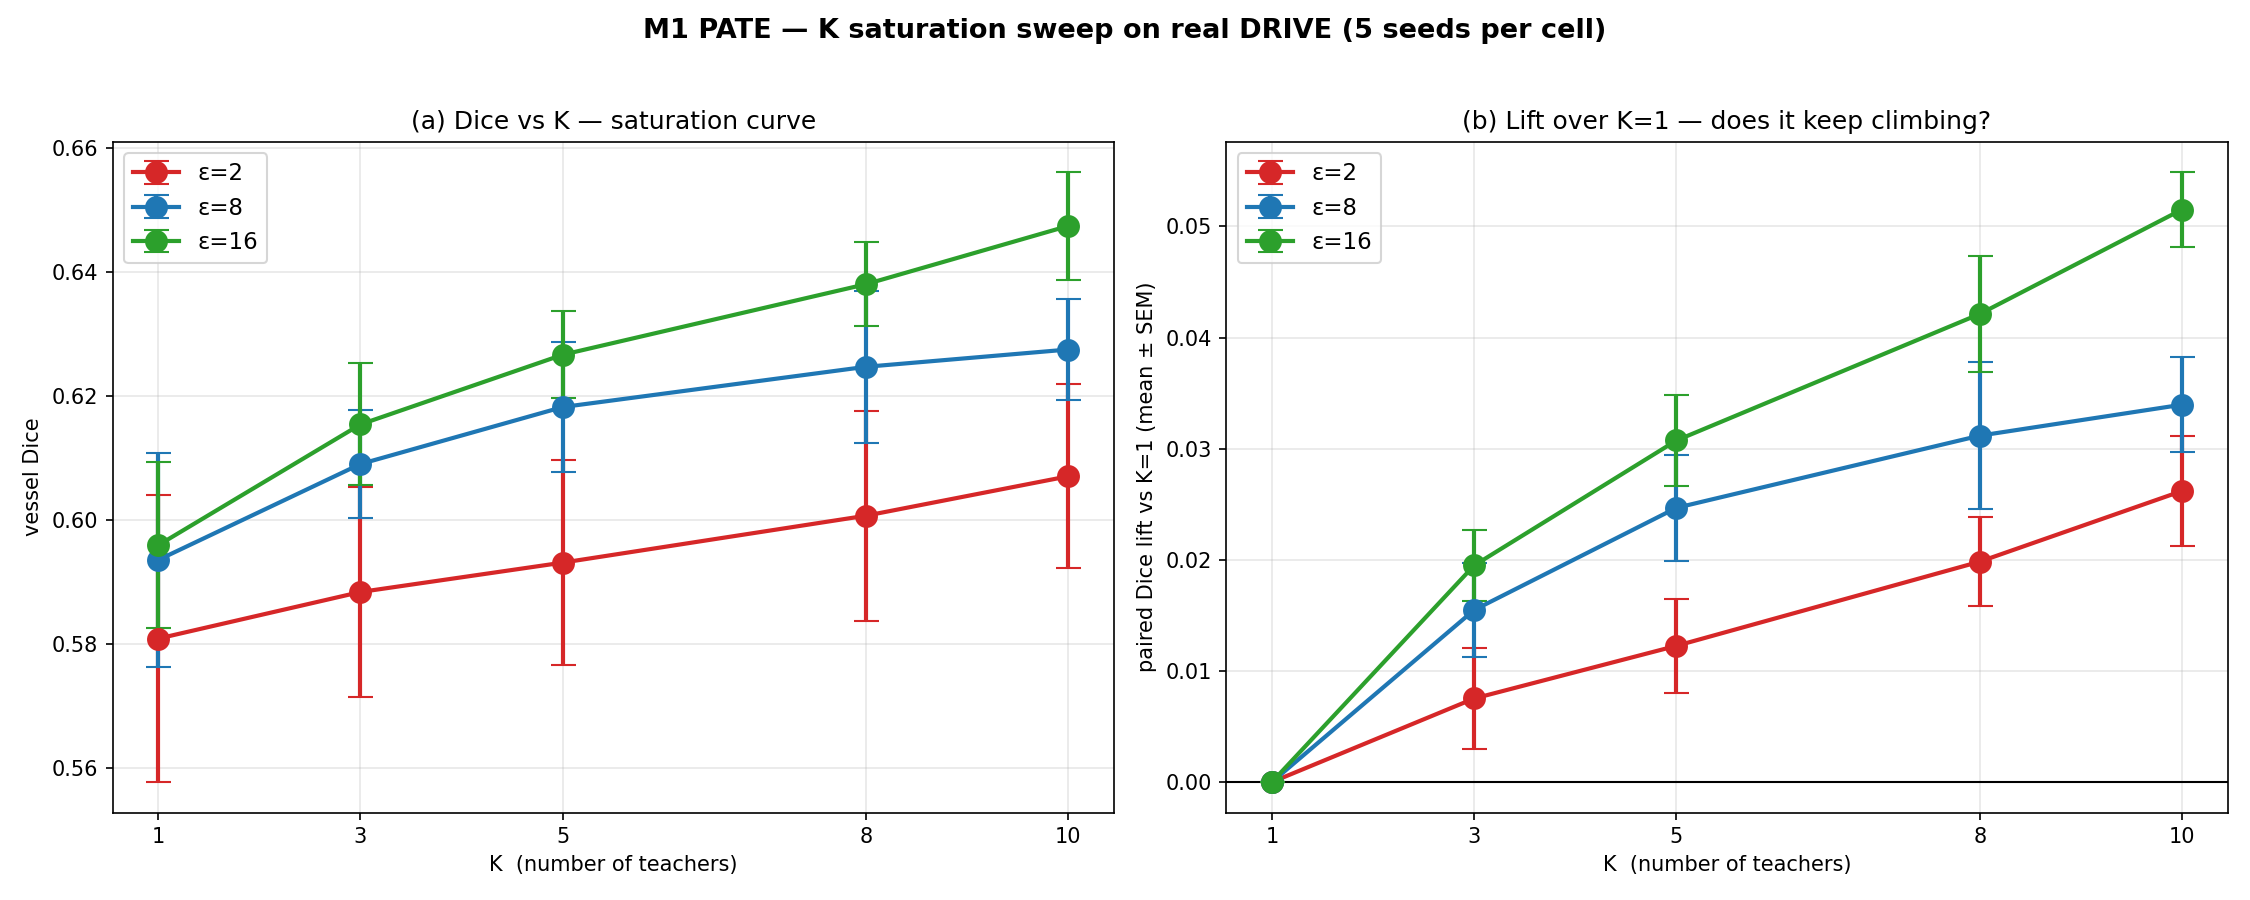

Reproduce this figure in Python.
"""
K saturation sweep: PATE multi-teacher Dice vs K ∈ {1, 3, 5, 8, 10}.

Tests whether the +0.031 Dice lift at K=5 saturates or continues to grow.
DRIVE N=20 means:
  K=1:  20 patients per teacher
  K=3:  6-7 patients per teacher
  K=5:  4 patients per teacher
  K=8:  2-3 patients per teacher
  K=10: 2 patients per teacher

Each K cell: 5 seeds × 3 ε. Same training procedure as drive_pate_poc.py
(teachers seeded with 1000+k, students with 100, 200, 300, 400, 500).
"""

import json
import sys
import time
from pathlib import Path

import numpy as np
import torch
from torch.utils.data import DataLoader

sys.path.insert(0, str(Path(__file__).parent))
from drive_local_demo import DriveDataset
from synthetic_demo import eps_to_rho
from drive_student_distill import train_student_distill
from drive_pate_poc import (
    correct_uniform_sigma, partition_dataset, train_K_teachers,
    precompute_pate_cache,
)


def main():
    device = "mps" if torch.backends.mps.is_available() else "cpu"
    torch.manual_seed(0); np.random.seed(0)
    print(f"Device: {device}")

    train_ds = DriveDataset("train", size=96)
    val_ds   = DriveDataset("val",   size=96)
    val_loader = DataLoader(val_ds, batch_size=4, shuffle=False)

    K_values      = [1, 3, 5, 8, 10]
    epsilons      = [2.0, 8.0, 16.0]
    student_seeds = [100, 200, 300, 400, 500]
    base_T        = 32
    Cb_T          = base_T * 4

    results = {"K_values": K_values, "epsilons": epsilons,
               "student_seeds": student_seeds, "sweep": {}}

    for K in K_values:
        partitions = partition_dataset(len(train_ds), K)
        sizes = [len(p) for p in partitions]
        print(f"\n{'='*72}")
        print(f"K = {K}   partition sizes = {sizes}   Δ = 2/K = {2/K:.3f}")
        print(f"{'='*72}")

        teachers, caps_list = train_K_teachers(train_ds, K, device, n_epochs=60)

        deltas = torch.full((Cb_T,), 2.0 / K, device=device)
        results["sweep"][K] = {"partition_sizes": sizes, "epsilons": {}}

        for eps in epsilons:
            rho   = eps_to_rho(eps)
            sigma = correct_uniform_sigma(deltas, rho)
            print(f"\n  ε={eps:>4.1f}  σ_uniform={sigma[0].item():.4f}")

            cache = precompute_pate_cache(teachers, caps_list, train_ds, sigma,
                                          device, seed=42 + int(eps * 10))
            dices = []
            for s in student_seeds:
                t0 = time.time()
                best, _ = train_student_distill(
                    train_ds, val_loader, cache, device,
                    student_base=16, teacher_base=base_T,
                    n_epochs=40, lr=1e-3, lambda_feat=0.4, seed=s,
                )
                dices.append(best)
                print(f"    seed={s}: {best:.4f}  ({time.time()-t0:.1f}s)")
            mean_d = float(np.mean(dices))
            std_d  = float(np.std(dices))
            sem_d  = std_d / np.sqrt(len(dices))
            print(f"   → K={K} ε={eps}:  {mean_d:.4f} ± {std_d:.4f}")
            results["sweep"][K]["epsilons"][eps] = {
                "dices": dices, "mean": mean_d, "std": std_d, "sem": sem_d,
                "sigma": float(sigma[0]),
            }

    # Summary
    print("\n" + "=" * 110)
    print(f"{'K':>3}  {'ε':>5}  {'σ':>10}  {'Dice mean ± std':>22}  "
          f"{'paired vs K=1':>22}  {'sig':>12}")
    print("-" * 110)
    for K in K_values:
        for eps in epsilons:
            r = results["sweep"][K]["epsilons"][eps]
            mean_d, std_d, sigma = r["mean"], r["std"], r["sigma"]
            if K == 1:
                paired_str, sig = "", ""
            else:
                base = results["sweep"][1]["epsilons"][eps]["dices"]
                paired = [k - b for k, b in zip(r["dices"], base)]
                pm  = float(np.mean(paired))
                psem = float(np.std(paired) / np.sqrt(len(paired)))
                tstat = pm / psem if psem > 0 else 0
                if   abs(tstat) >= 3: sig = f"*** {tstat:+.1f}σ"
                elif abs(tstat) >= 2: sig = f"**  {tstat:+.1f}σ"
                elif abs(tstat) >= 1: sig = f"~   {tstat:+.1f}σ"
                else:                 sig = f"≈   {tstat:+.1f}σ"
                paired_str = f"{pm:+.4f}±{psem:.4f}"
            print(f"{K:>3}  {eps:>5.1f}  {sigma:>10.4f}  "
                  f"{mean_d:.4f} ± {std_d:.4f}  {paired_str:>22}  {sig:>12}")
    print("=" * 110)

    out_path = Path(__file__).parent / "drive_pate_K_saturation_results.json"
    out_path.write_text(json.dumps(results, indent=2, default=str))
    print(f"\nSaved JSON: {out_path}")

    # Plot
    import matplotlib
    matplotlib.use("Agg")
    import matplotlib.pyplot as plt

    fig, axes = plt.subplots(1, 2, figsize=(15, 6))
    eps_colors = {2.0: "#d62728", 8.0: "#1f77b4", 16.0: "#2ca02c"}

    # Panel a: Dice vs K per ε
    ax = axes[0]
    for eps in epsilons:
        means = [results["sweep"][K]["epsilons"][eps]["mean"] for K in K_values]
        stds  = [results["sweep"][K]["epsilons"][eps]["std"]  for K in K_values]
        ax.errorbar(K_values, means, yerr=stds, fmt="o-", color=eps_colors[eps],
                    lw=2, ms=10, capsize=6, label=f"ε={int(eps)}")
    ax.set_xticks(K_values)
    ax.set_xlabel("K  (number of teachers)")
    ax.set_ylabel("vessel Dice")
    ax.set_title("(a) Dice vs K — saturation curve")
    ax.legend(loc="best", fontsize=11)
    ax.grid(alpha=0.3)

    # Panel b: paired lift vs K=1
    ax = axes[1]
    ax.axhline(0, color="black", lw=1)
    for eps in epsilons:
        lifts_m, lifts_sem = [], []
        for K in K_values:
            base_d = results["sweep"][1]["epsilons"][eps]["dices"]
            k_d    = results["sweep"][K]["epsilons"][eps]["dices"]
            paired = [k - b for k, b in zip(k_d, base_d)]
            lifts_m.append(float(np.mean(paired)))
            lifts_sem.append(float(np.std(paired) / np.sqrt(len(paired))))
        ax.errorbar(K_values, lifts_m, yerr=lifts_sem, fmt="o-",
                    color=eps_colors[eps], lw=2, ms=10, capsize=6,
                    label=f"ε={int(eps)}")
    ax.set_xticks(K_values)
    ax.set_xlabel("K  (number of teachers)")
    ax.set_ylabel("paired Dice lift vs K=1 (mean ± SEM)")
    ax.set_title("(b) Lift over K=1 — does it keep climbing?")
    ax.legend(loc="best", fontsize=11)
    ax.grid(alpha=0.3)

    fig.suptitle("M1 PATE — K saturation sweep on real DRIVE (5 seeds per cell)",
                 fontweight="bold", fontsize=13)
    fig.tight_layout(rect=[0, 0, 1, 0.96])
    plot_path = Path(__file__).parent / "drive_pate_K_saturation.png"
    fig.savefig(plot_path, dpi=150)
    print(f"Saved plot: {plot_path}")


if __name__ == "__main__":
    main()
